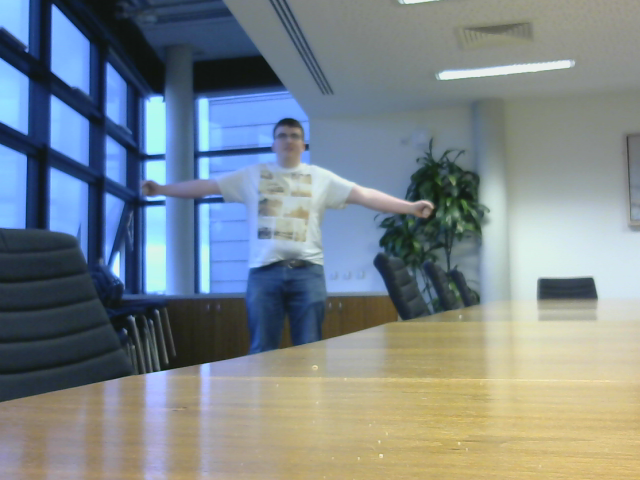
#> input picture Demo/Part3/imgL.png, 640 x 480 px
$ python stereoCameraImage.py
#> lines starting #> are read from the running program, lines starting #| are printed output that depends on the picture
import numpy as np
import cv2
from matplotlib import pyplot as plt

imgL = cv2.imread('imgL.png',0)
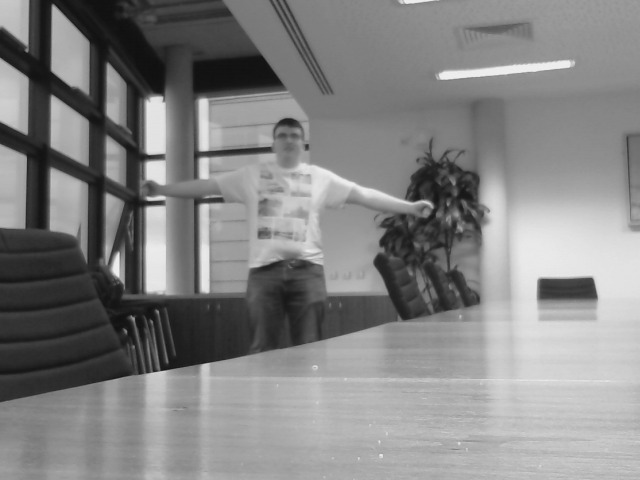
#> imgL: shape (480, 640); min 16, max 238, mean 131.5
imgR = cv2.imread('imgR.png',0)
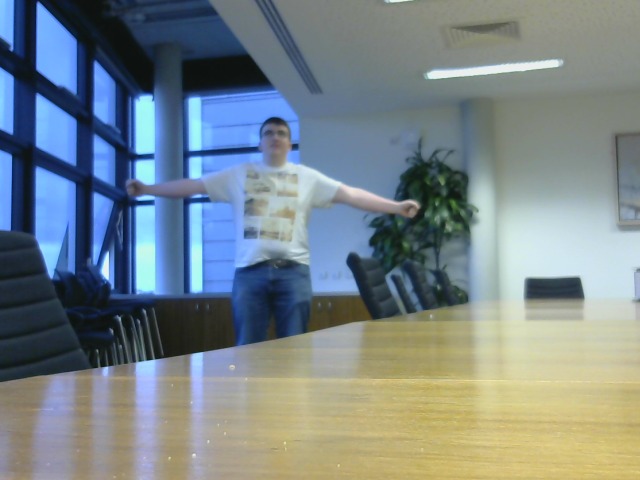
#> input picture Demo/Part3/imgR.png, 640 x 480 px
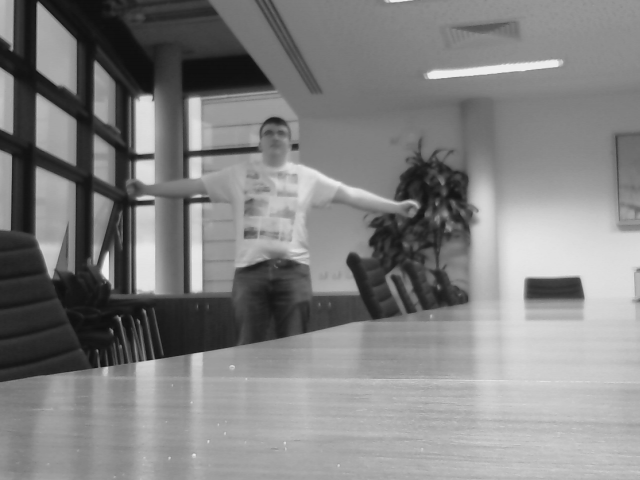
#> imgR: shape (480, 640); min 15, max 238, mean 129.8

#cv2.namedWindow('imgL', cv2.WINDOW_NORMAL)
#cv2.namedWindow('imgR', cv2.WINDOW_NORMAL)

# disparity settings
#> (the run stopped early here; a loop or call above may not have finished)
